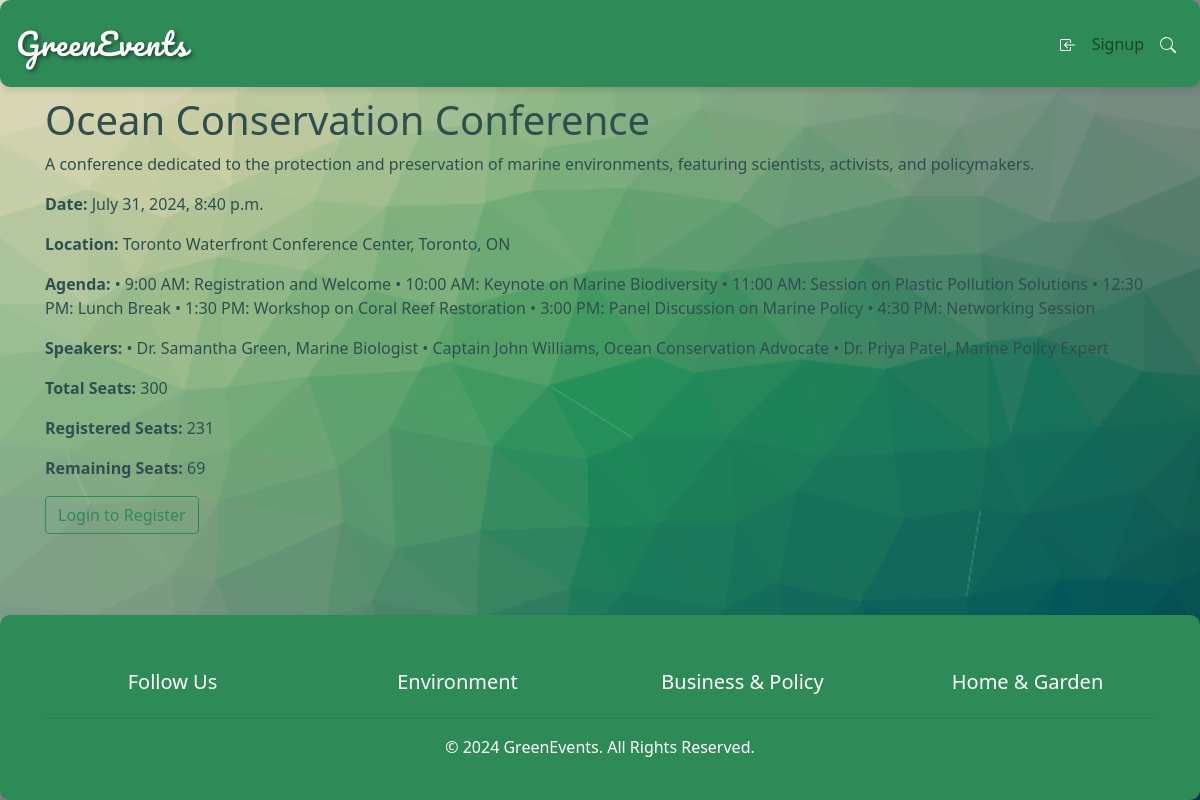
Screenshot of /event/8/ with the database file from the repository.
### myApp/models.py (models this page shows, shortened)
class Event(models.Model):
    name = models.CharField(max_length=255)
    description = models.TextField()
    eventDate = models.DateTimeField()
    location = models.CharField(max_length=255)
    agenda = models.TextField()
    speakers = models.TextField()
    image = models.ImageField(upload_to='event_images/', blank=True, null=True)
    total_num_of_seats = models.IntegerField()
    registered_seats = models.IntegerField(default=0)
    remaining_seats = models.IntegerField()

### myApp/views.py (the view)
# urls.py: path('event/<int:pk>/', views.EventDetailView.as_view(), name='event_detail'),
class EventDetailView(DetailView):
    model = Event
    template_name = 'event_detail.html'
    context_object_name = 'event'
    def get_object(self, queryset=None):
        obj = super().get_object(queryset=queryset)
        if self.request.user.is_authenticated:
            profile, created = Profile.objects.get_or_create(user=self.request.user)
            profile.past_events.add(obj)
        return obj

### myApp/templates/event_detail.html (shortened to what this page needs)
{% extends 'base.html' %}
{% block content %}
<div class="event-details-page">
    <h1>{{ event.name }}</h1>
    <p>{{ event.description }}</p>
    <p><strong>Date:</strong> {{ event.eventDate }}</p>
    <p><strong>Location:</strong> {{ event.location }}</p>
    <p><strong>Agenda:</strong> {{ event.agenda }}</p>
    <p><strong>Speakers:</strong> {{ event.speakers }}</p>
    <p><strong>Total Seats:</strong> {{ event.total_num_of_seats }}</p>
    <p><strong>Registered Seats:</strong> {{ event.registered_seats }}</p>
    <p><strong>Remaining Seats:</strong> {{ event.remaining_seats }}</p>
    {% if user.is_authenticated %}
    <button id="registerBtn" class="btn btn-success">Register</button>
    {% else %}
    <a href="{% url 'login' %}?next={% url 'event_detail' event.id %}" class="btn btn-outline-primary">Login to Register</a>
    {% endif %}
</div>
{% endblock %}

### myApp/static/css/style.css (style rules this page uses)
:root { --primary-color: rgb(46, 139, 87); --secondary-color: #3CB371; --background-color: #E8F5E9; --text-color: #2F4F4F; --link-color: #2E8B57; --link-hover-color: #228B22; --glass-bg: rgba(255, 255, 255, 0.7); --glass-border: rgba(46, 139, 87, 0.3); --glass-shadow: 0 4px 6px rgba(0, 0, 0, 0.1); }
html { height: 100%; }
body { background-color: var(--background-color); background-image: url("/media/profile_pictures/cool-background.png"); background-size: cover; background-repeat: no-repeat; background-position: center; background-attachment: fixed; color: var(--text-color); font-family: 'system-ui', -apple-system; min-height: 100vh; margin: 0; display: flex; flex-direction: column; }
a { color: var(--link-color); text-decoration: none; }
.btn-outline-primary { color: var(--primary-color); border-color: var(--primary-color); }

### rows the page displays
Event: name "Ocean Conservation Conference", description "A conference dedicated to the protection and preservation of marine environments, featuring scientists, activists, and policymakers.", eventDate "July 31, 2024, 8:40 p.m.", location "Toronto Waterfront Conference Center, Toronto, ON", agenda "• 9:00 AM: Registration and Welcome • 10:00 AM: Keynote on Marine Biodiversity • 11:00 AM: Session on Plastic Pollution Solutions • 12:30 PM: Lunch Break • 1:30 PM: Workshop on Coral Reef Restoration • 3:00 PM: Panel Discussion on Marine Policy • 4:30 PM: Networking Session", speakers "• Dr. Samantha Green, Marine Biologist • Captain John Williams, Ocean Conservation Advocate • Dr. Priya Patel, Marine Policy Expert", total_num_of_seats "300", registered_seats "231", remaining_seats "69"
